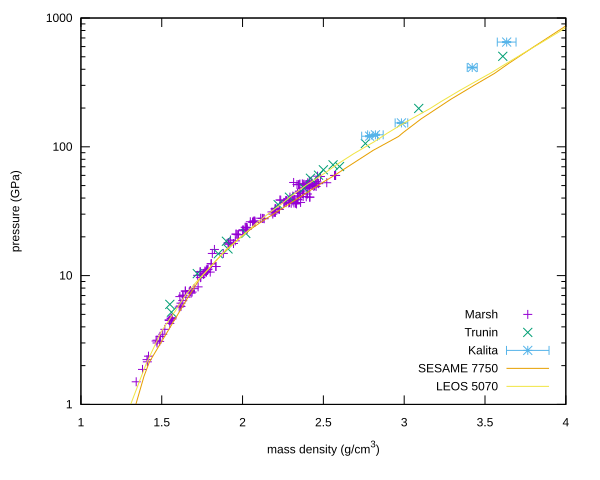

Generate this figure with gnuplot:
#!/usr/local/Cellar/gnuplot/5.4.1_2/bin/gnuplot
#
#    
#    	G N U P L O T
#    	Version 5.4 patchlevel 1    last modified 2020-12-01 
#    
#    	Copyright (C) 1986-1993, 1998, 2004, 2007-2020
#    	Thomas Williams, Colin Kelley and many others
#    
#    	gnuplot home:     http://www.gnuplot.info
#    	faq, bugs, etc:   type "help FAQ"
#    	immediate help:   type "help"  (plot window: hit 'h')
# set terminal qt 0 font "Sans,9"
# set output
unset clip points
set clip one
unset clip two
unset clip radial
set errorbars front 1.000000 
set border 31 front lt black linewidth 1.000 dashtype solid
set zdata 
set ydata 
set xdata 
set y2data 
set x2data 
set boxwidth
set boxdepth 0
set style fill  empty border
set style rectangle back fc  bgnd fillstyle   solid 1.00 border lt -1
set style circle radius graph 0.02 
set style ellipse size graph 0.05, 0.03 angle 0 units xy
set dummy x, y
set format x "% h" 
set format y "% h" 
set format x2 "% h" 
set format y2 "% h" 
set format z "% h" 
set format cb "% h" 
set format r "% h" 
set ttics format "% h"
set timefmt "%d/%m/%y,%H:%M"
set angles radians
set tics back
unset grid
unset raxis
set theta counterclockwise right
set style parallel front  lt black linewidth 2.000 dashtype solid
set key notitle
set key fixed right bottom vertical Right noreverse enhanced autotitle nobox
set key noinvert samplen 4 spacing 1 width 0 height 0 
set key maxcolumns 0 maxrows 0
set key noopaque
unset label
unset arrow
unset style line
unset style arrow
set style histogram clustered gap 2 title textcolor lt -1
unset object
unset walls
set style textbox  transparent margins  1.0,  1.0 border  lt -1 linewidth  1.0
set offsets 0, 0, 0, 0
set pointsize 1
set pointintervalbox 1
set encoding default
unset polar
unset parametric
unset spiderplot
unset decimalsign
unset micro
unset minussign
set view 60, 30, 1, 1
set view azimuth 0
set rgbmax 255
set samples 100, 100
set isosamples 10, 10
set surface 
unset contour
set cntrlabel  format '%8.3g' font '' start 5 interval 20
set mapping cartesian
set datafile separator whitespace
set datafile nocolumnheaders
unset hidden3d
set cntrparam order 4
set cntrparam linear
set cntrparam levels 5
set cntrparam levels auto
set cntrparam firstlinetype 0 unsorted
set cntrparam points 5
set size ratio 0 1,1
set origin 0,0
set style data lines
set style function lines
unset xzeroaxis
unset yzeroaxis
unset zzeroaxis
unset x2zeroaxis
unset y2zeroaxis
set xyplane relative 0.5
set tics scale  1, 0.5, 1, 1, 1
set mxtics default
set mytics default
set mztics default
set mx2tics default
set my2tics default
set mcbtics default
set mrtics default
set nomttics
set xtics border in scale 1,0.5 mirror norotate  autojustify
set xtics  norangelimit autofreq 
set ytics border in scale 1,0.5 mirror norotate  autojustify
set ytics  norangelimit logscale autofreq 
set ztics border in scale 1,0.5 nomirror norotate  autojustify
set ztics  norangelimit autofreq 
unset x2tics
unset y2tics
set cbtics border in scale 1,0.5 mirror norotate  autojustify
set cbtics  norangelimit autofreq 
set rtics axis in scale 1,0.5 nomirror norotate  autojustify
set rtics  norangelimit autofreq 
unset ttics
set title "" 
set title  font "" textcolor lt -1 norotate
set timestamp bottom 
set timestamp "" 
set timestamp  font "" textcolor lt -1 norotate
set trange [ * : * ] noreverse nowriteback
set urange [ * : * ] noreverse nowriteback
set vrange [ * : * ] noreverse nowriteback
set xlabel "mass density (g/cm^3)" 
set xlabel  font "" textcolor lt -1 norotate
set x2label "" 
set x2label  font "" textcolor lt -1 norotate
set xrange [ * : 4.00000 ] noreverse writeback
set x2range [ * : * ] noreverse writeback
set ylabel "pressure (GPa)" 
set ylabel  font "" textcolor lt -1 rotate
set y2label "" 
set y2label  font "" textcolor lt -1 rotate
set yrange [ 1.00000 : 1000.00 ] noreverse writeback
set y2range [ * : * ] noreverse writeback
set zlabel "" 
set zlabel  font "" textcolor lt -1 norotate
set zrange [ * : * ] noreverse writeback
set cblabel "" 
set cblabel  font "" textcolor lt -1 rotate
set cbrange [ * : * ] noreverse writeback
set rlabel "" 
set rlabel  font "" textcolor lt -1 norotate
set rrange [ * : * ] noreverse writeback
unset logscale
set logscale y 10
unset jitter
set zero 1e-08
set lmargin  -1
set bmargin  -1
set rmargin  -1
set tmargin  -1
set locale "en_US.UTF-8"
set pm3d explicit at s
set pm3d scansautomatic
set pm3d interpolate 1,1 flush begin noftriangles noborder corners2color mean
set pm3d clip z 
set pm3d nolighting
set palette positive nops_allcF maxcolors 0 gamma 1.5 color model RGB 
set palette rgbformulae 7, 5, 15
set colorbox default
set colorbox vertical origin screen 0.9, 0.2 size screen 0.05, 0.6 front  noinvert bdefault
set style boxplot candles range  1.50 outliers pt 7 separation 1 labels auto unsorted
set loadpath 
set fontpath
set psdir
set fit brief errorvariables nocovariancevariables errorscaling prescale nowrap v5
GNUTERM = "qt"
VoxelDistance = {9.00500479207635e-308, 7.21488930808882e-313}
## Last datafile plotted: "models/leos5070/hugoniot.txt"
pl 'hugoniot/marsh.txt' u 10:11 title 'Marsh' w p, 'hugoniot/trunin.txt' ind 0 u 4:6 title 'Trunin' w p, 'hugoniot/kalita2023.txt' ind 0 u 7:9:8:10 title 'Kalita' w xyerrorbars, 'models/sesame7750/hugoniot.txt' u 1:6 title 'SESAME 7750', 'models/leos5070/hugoniot.txt' u 1:6 title 'LEOS 5070'
#    EOF
